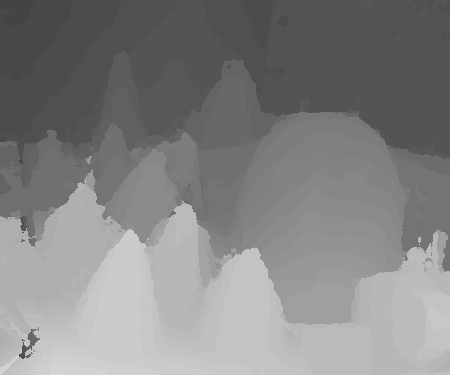
#> input picture test1.png, 450 x 375 px
$ python evaldisp.py ../test1.png ../test2.png ../test2.png
#> lines starting #> are read from the running program, lines starting #| are printed output that depends on the picture; after the words box and inside, x2 and y2 are one past the last pixel; in counts of white or black regions, pixels touching at a corner belong together
#> in main, GT is the input picture: shape (375, 450); min 68, max 215, mean 131.8
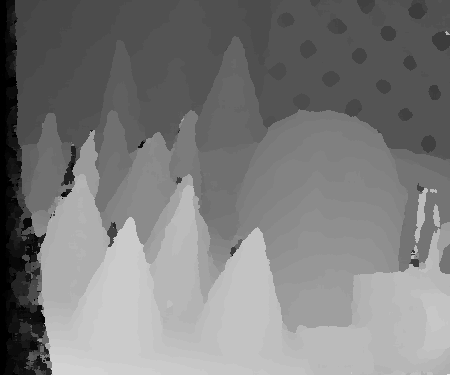
#> input picture test2.png, 450 x 375 px
#> in main, occl is the input picture: shape (375, 450); min 0, max 231, mean 124.1
#!/usr/bin/env python3
# -*- coding: utf-8 -*-
"""
Petit code d'évaluation des disparités, avec gestion des occultations.
MàJ 20/03/2022
"""

import sys
import numpy as np
#import matplotlib.pyplot as plt
from skimage import io

def evaldisp(GT, occl, disp):
    # mise à l'échelle pixellique normale des disparités et de la vérité
    GT = GT / 4.
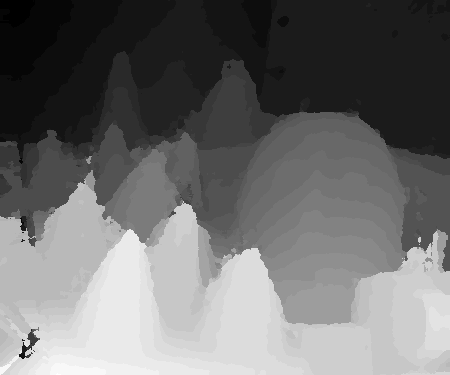
#> GT: shape (375, 450) float64; min 17, max 53.75, mean 33; drawn with min black and max white
    disp = disp / 4.
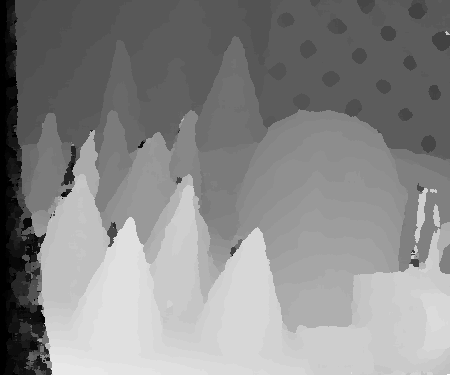
#> disp: shape (375, 450) float64; min 0, max 57.75, mean 31; drawn with min black and max white
    # occultations passées en type binaire (1 = visible, 0 = occultation)
    occl = occl > 0
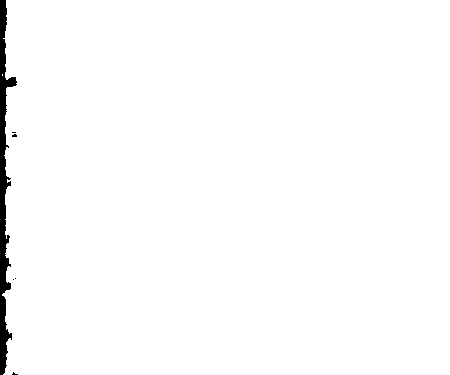
#> occl: shape (375, 450) bool; 98.5% white; 6 black regions (5 under 20 px), largest, box (x1, y1, x2, y2) and area: (0, 0, 17, 375) 2452
    #plt.figure()
    #plt.imshow(occl, cmap='gray')

    # disparités estimées invalides quand disp fixée à 0 par l'algo de correspondance (1 = valide, 0 = invalide)
    inval = disp > 0
    #plt.figure()
    #plt.imshow(inval, cmap='gray')

    # masque pour évaluer les erreurs en ignorant les occultations et estimations invalides
    Meval = occl & inval
    #plt.figure()
    #plt.imshow(Meval, cmap='gray')

    # mesures d'erreur des disparités estimées

    nbpts_Meval = np.count_nonzero(Meval)
#> nbpts_Meval = 166271
    abserrmap = np.absolute(GT-disp) * Meval
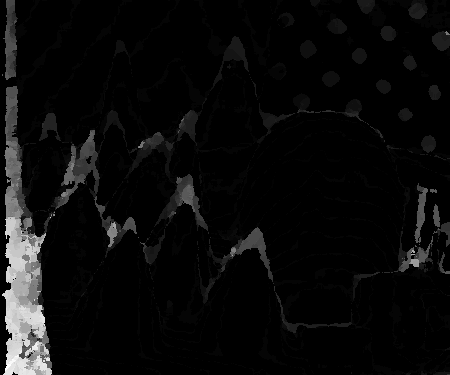
#> abserrmap: shape (375, 450) float64; min 0, max 50.75, mean 2.2; drawn with min black and max white
    #plt.figure()
    #plt.imshow(abserrmap, cmap='jet')

    # mesure de l'erreur moyenne des disparités
    errmoy = np.sum(abserrmap) / nbpts_Meval
#> errmoy = 2.24

    # mesure du pourcentage de points de disparité > seuil ; les erreurs d'occultations sont comptées ici
    nbpts_total = GT.shape[0]*GT.shape[1]
#> nbpts_total = 168750
    s1 = 1
    s2 = 2

    occevalmap = (occl != inval)
#> occevalmap: shape (375, 450) bool; every value is 0
    #plt.figure()
    #plt.imshow(occevalmap, cmap='gray')
    s1map = (abserrmap > s1) | (occevalmap)
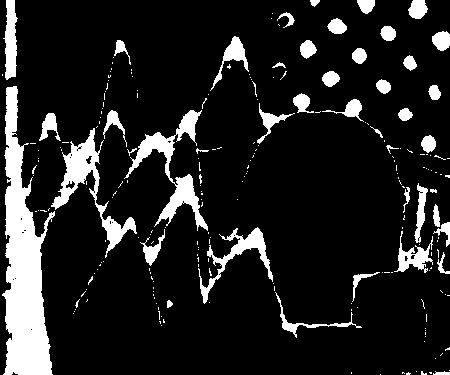
#> s1map: shape (375, 450) bool; 13.2% white; 227 white regions (182 under 20 px), largest, box (x1, y1, x2, y2) and area: (2, 86, 55, 375) 7925, (124, 110, 208, 231) 2273, (51, 128, 137, 258) 2224
    #plt.figure()
    #plt.imshow(s1map, cmap='gray')
    s2map = (abserrmap > s2) | (occevalmap)
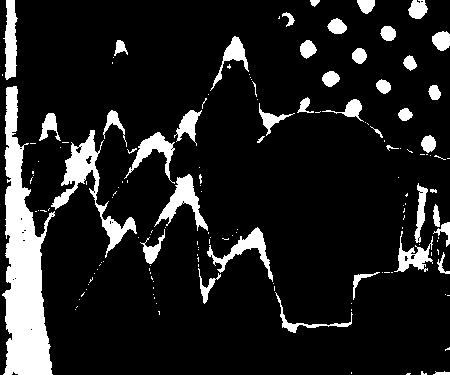
#> s2map: shape (375, 450) bool; 12.5% white; 152 white regions (107 under 20 px), largest, box (x1, y1, x2, y2) and area: (2, 86, 55, 375) 7884, (51, 130, 137, 258) 2086, (154, 174, 208, 231) 998
    #plt.figure()
    #plt.imshow(s2map, cmap='gray')

    ps1 = np.count_nonzero(s1map) / nbpts_total
#> ps1 = 0.132
    ps2 = np.count_nonzero(s2map) / nbpts_total
#> ps2 = 0.125

    return errmoy, ps1, ps2


def main(fgt, foccl, fdisp):
    GT = io.imread(fgt)
    occl = io.imread(foccl, as_gray=True) # occultations point de vue image gauche # as_gray car cette image utilise une palette de couleur et peut se trouver considérée comme une image couleur en fonction des versions des bibliothèques utilisées
    disp = io.imread(fdisp)

    assert GT.shape == occl.shape == disp.shape, "Les images de cartes de disparités et d'occultations d'entrée n'ont pas les mêmes dimensions !"


    errmoy, ps1, ps2 = evaldisp(GT, occl, disp)
#> errmoy = 2.24; ps1 = 0.132; ps2 = 0.125

    print("Erreur moyenne des disparités estimées (hors estimations invalides et occultations) = {:.2f} px".format(errmoy))
#| Erreur moyenne des disparités estimées (hors estimations invalides et occultations) = 2.24 px
    print("Pourcentage de disparités dont l'erreur est > à 1 px (y compris erreurs d'occultations) = {:.2f} %".format(ps1*100.))
#| Pourcentage de disparités dont l'erreur est > à 1 px (y compris erreurs d'occultations) = 13.15 %
    print("Pourcentage de disparités dont l'erreur est > à 2 px (y compris erreurs d'occultations) = {:.2f} %".format(ps2*100.))
#| Pourcentage de disparités dont l'erreur est > à 2 px (y compris erreurs d'occultations) = 12.54 %


if __name__ == '__main__':
    # arguments
    assert len(sys.argv) == 4, "Il faut 3 arguments : evaldisp.py disparites_verite.png occultations_verite.png disparites_estimees.png"

    main(sys.argv[1], sys.argv[2], sys.argv[3])
